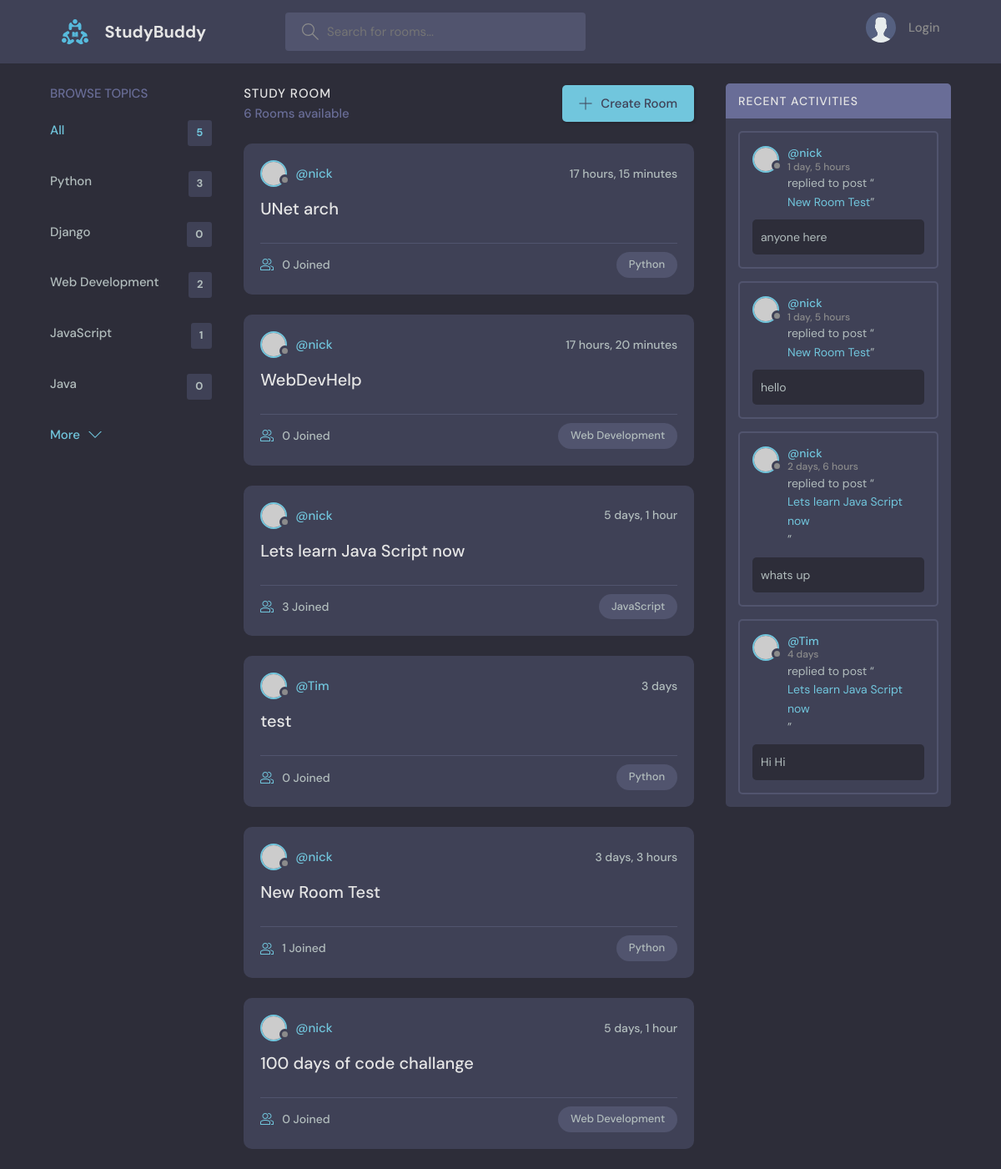
The page / on the database its author committed.
### base/models.py (models this page shows, shortened)
class Topic(models.Model):
    name = models.CharField(max_length=200)

class Room(models.Model):
    host = models.ForeignKey(User, on_delete=models.SET_NULL, null=True)
    topic = models.ForeignKey(Topic, on_delete=models.SET_NULL, null=True)
    name = models.CharField(max_length=200)
    description = models.TextField(null=True, blank=True)
    participants = models.ManyToManyField(
        User, related_name='participants', blank=True
    )
    updated = models.DateTimeField(auto_now=True)
    created = models.DateTimeField(auto_now_add=True)
    class Meta:
        ordering = ['-updated', '-created']
    def __str__(self):
        return self.name

class Message(models.Model):
    user = models.ForeignKey(User, on_delete=models.CASCADE)
    room = models.ForeignKey(Room, on_delete=models.CASCADE)
    body = models.TextField()
    updated = models.DateTimeField(auto_now=True)
    created = models.DateTimeField(auto_now_add=True)
    class Meta:
        ordering = ['-updated', '-created']

### base/views.py (the view)
# urls.py: path('', views.home, name="home"),
def home(request):
    q = request.GET.get('q') if request.GET.get('q') != None else ''
    rooms = Room.objects.filter(
        Q(topic__name__icontains=q) |
        Q(name__icontains=q) |
        Q(description__icontains=q)
    )
    topics = Topic.objects.all()[:5]
    room_count = rooms.count()
    room_messages = Message.objects.filter(
        Q(room__topic__name__icontains=q)
    )
    context = {
        "rooms": rooms,
        "topics": topics,
        "room_count": room_count,
        "room_messages": room_messages
    }
    return render(request, 'base/home.html', context)

### base/templates/base/home.html (shortened to what this page needs)
{% extends 'main.html' %}
{% block content %}
  <main class="layout layout--3">
    <div class="container">
      {% include "base/topics_component.html" %}
      <div class="roomList">
        <div class="roomList__header">
          <div>
            <h2>Study Room</h2>
          <p>{{room_count}} Rooms available</p>
          </div>
          <a class="btn btn--main" href="{% url 'create-room' %}">
            <svg version="1.1" xmlns="http://www.w3.org/2000/svg" width="32" height="32" viewBox="0 0 32 32">
              <title>add</title>
              <path
                d="M16.943 0.943h-1.885v14.115h-14.115v1.885h14.115v14.115h1.885v-14.115h14.115v-1.885h-14.115v-14.115z"
              ></path>
            </svg>
            Create Room
          </a>
        </div>
        {% include 'base/feed_component.html' %}
      </div>
      {% include 'base/activity_component.html' %}
    </div>
  </main>
{% endblock content %}

### base/templates/base/topics_component.html
<div class="topics">
  <div class="topics__header">
    <h2>Browse Topics</h2>
  </div>
  <ul class="topics__list">
    <li>
      <a href="{% url 'home' %}" class="active">All <span>{{topics.count}}</span></a>
    </li>
    {% for topic in topics %}
      <li>
      <a href="{% url 'home' %}?q={{topic.name}}">{{topic.name}} <span>{{topic.room_set.all.count}}</span></a>
      </li>
    {% endfor %}
  </ul>
  <a class="btn btn--link" href="{% url 'topics' %}">
    More
    <svg version="1.1" xmlns="http://www.w3.org/2000/svg" width="32" height="32" viewBox="0 0 32 32">
      <title>chevron-down</title>
      <path d="M16 21l-13-13h-3l16 16 16-16h-3l-13 13z"></path>
    </svg>
  </a>
</div>

### base/templates/base/feed_component.html (shortened to what this page needs)
{% for room in rooms %}
  <div class="roomListRoom">
    <div class="roomListRoom__header">
    <a href="{% url 'user-profile' room.host.id %}" class="roomListRoom__author">
      <div class="avatar avatar--small">
        <img src="https://randomuser.me/api/portraits/women/11.jpg" />
      </div>
      <span>@{{room.host.username}}</span>
      </a>
      <div class="roomListRoom__actions">
      <span>{{room.created|timesince}}</span>
      </div>
    </div>
    <div class="roomListRoom__content">
    <a href="{% url 'room' room.id %}">{{room.name}}</a>
    </div>
    <div class="roomListRoom__meta">
      <a href="{% url 'room' room.id %}" class="roomListRoom__joined">
        {{room.participants.all.count}} Joined
      </a>
    <p class="roomListRoom__topic">{{room.topic.name}}</p>
    </div>
  </div>
{% endfor %}

### base/templates/base/activity_component.html (shortened to what this page needs)
<div class="activities">
  <div class="activities__header">
    <h2>Recent Activities</h2>
  </div>
  {% for message in room_messages %}
    <div class="activities__box">
      <div class="activities__boxHeader roomListRoom__header">
        <a href="{% url 'user-profile' message.user.id %}" class="roomListRoom__author">
          <div class="avatar avatar--small">
            <img src="https://randomuser.me/api/portraits/women/11.jpg" />
          </div>
          <p>
            @{{message.user}}
            <span>{{message.created|timesince}}</span>
          </p>
        </a>
      </div>
      <div class="activities__boxContent">
      <p>replied to post “<a href="{% url 'room' message.room.id %}">{{message.room}}</a>”</p>
        <div class="activities__boxRoomContent">
          {{message.body}}
        </div>
      </div>
    </div>
  {% endfor %}
</div>

### rows shown on the page
Topic: name "Python", room_set.all.count "3"
Topic: name "Django", room_set.all.count "0"
Topic: name "Web Development", room_set.all.count "2"
Topic: name "JavaScript", room_set.all.count "1"
Topic: name "Java", room_set.all.count "0"
Room: host.username "nick", created "17 hours, 15 minutes", name "UNet arch", participants.all.count "0", topic.name "Python"
Room: host.username "nick", created "17 hours, 20 minutes", name "WebDevHelp", participants.all.count "0", topic.name "Web Development"
Room: host.username "nick", created "5 days, 1 hour", name "Lets learn Java Script now", participants.all.count "3", topic.name "JavaScript"
Room: host.username "Tim", created "3 days", name "test", participants.all.count "0", topic.name "Python"
Room: host.username "nick", created "3 days, 3 hours", name "New Room Test", participants.all.count "1", topic.name "Python"
Room: host.username "nick", created "5 days, 1 hour", name "100 days of code challange", participants.all.count "0", topic.name "Web Development"
Message: user "nick", created "1 day, 5 hours", room "New Room Test", body "anyone here"
Message: user "nick", created "1 day, 5 hours", room "New Room Test", body "hello"
Message: user "nick", created "2 days, 6 hours", room "Lets learn Java Script now", body "whats up"
Message: user "Tim", created "4 days", room "Lets learn Java Script now", body "Hi Hi"

### other values the page prints
{{ topics.count }} "5"
{{ room_count }} "6"
